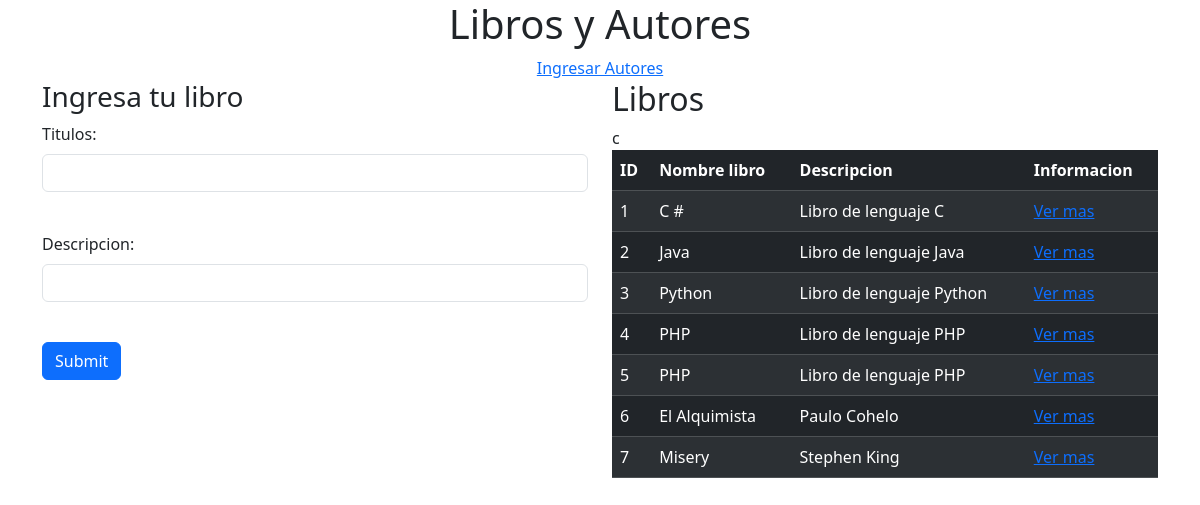
Before: / with the older database file.
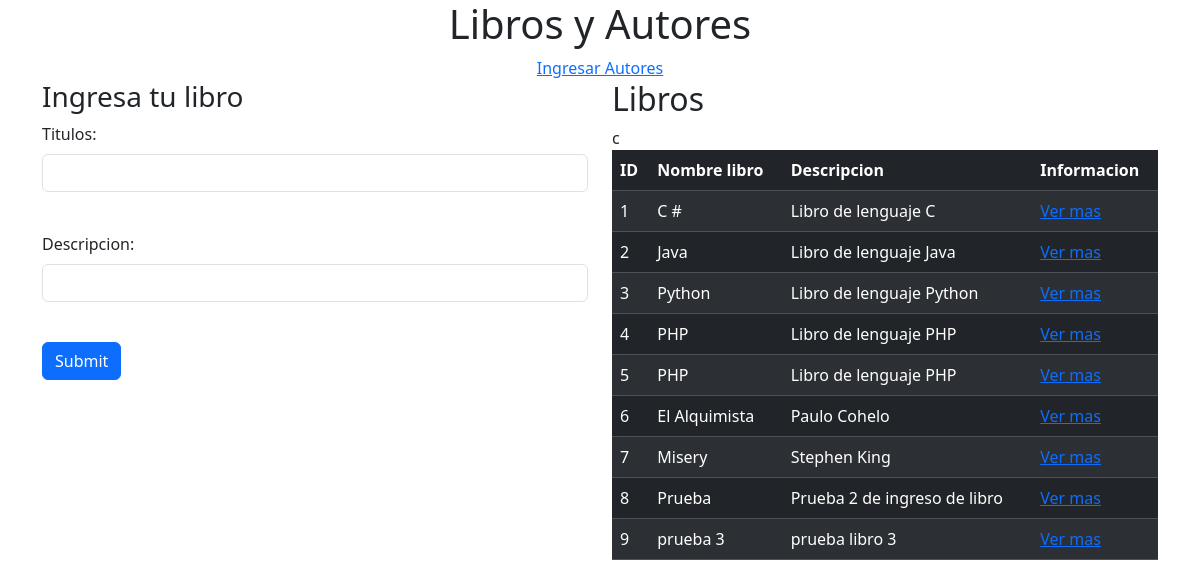
After: the same page with the newer database file.
### books_authors_app/models.py (models this page shows, shortened)
class Book(models.Model):
    title = models.CharField(max_length=255)
    desc = models.TextField(max_length=255)
    created_at = models.DateTimeField(auto_now_add=True)
    updated_at = models.DateTimeField(auto_now=True)

### books_authors_app/views.py (the view)
# urls.py: path('', views.index),
def index(request):
    context = {
        'libros': Book.objects.all(),
    }
    return render(request, 'index.html', context)

### books_authors_app/templates/index.html (shortened to what this page needs)
<!DOCTYPE html>
<html lang="en">
<head>
    {% load static %}
    <link rel="stylesheet" href="{% static 'css/main.css' %}">
    {% load bootstrap5 %}
    {% bootstrap_css %}
</head>
<body>
    <h1 class="page-header text-center">Libros y Autores</h1>
    <div class="container">
        <div class="row">
        <a class = "page-header text-center" href="/autores"> Ingresar Autores</a>
            <div class="col">
            <h3 class="">Ingresa tu libro</h3>
                <form action= 'ingresar_libro' method="POST">
                    <div class="mb-3">
                        <label for="title-id" class ="form-label">Titulos:</label>
                        <input type="text" class="form-control" id="title-id" name="title">
                    </div>
                    <br>
                    <div class="mb-3">
                        <label for="desc-id" class ="form-label">Descripcion:</label>
                        <input type="text" class="form-control" id="desc-id" name="desc">
                    </div>
                    <br>
                    <button type="submit" class="btn btn-primary">Submit</button>
                </form>
            </div>
            <div class="col">
                <h2>Libros</h2>
                <table class="table table-dark table-striped table-hover scroll">
                    <thead>
                        <tr>
                            <th>ID</th>
                            <th>Nombre libro</th>
                            <th>Descripcion</th> c
                            <th>Informacion</th>
                        </tr>
                    </thead>
                    <tbody>
                        {% for all in libros %}
                        <tr>
                            <td>{{ all.id }}</td>
                            <td>{{ all.title }}</td>
                            <td>{{ all.desc }}</td>
                            <td><a href ="libro_info/{{all.id}}">Ver mas</a></td>
                        </tr>
                        {% endfor %}
                    </tbody>
                </table>
            </div>
        </div>
    </div>
</body>
</html>

Changed rows visible on the page:
added Book: id "8", title "Prueba", desc "Prueba 2 de ingreso de libro"
added Book: id "9", title "prueba 3", desc "prueba libro 3"
